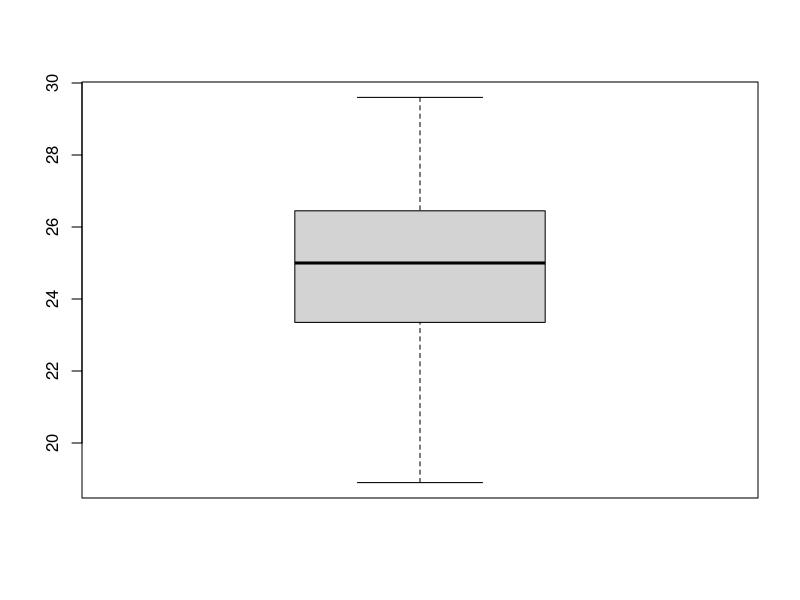
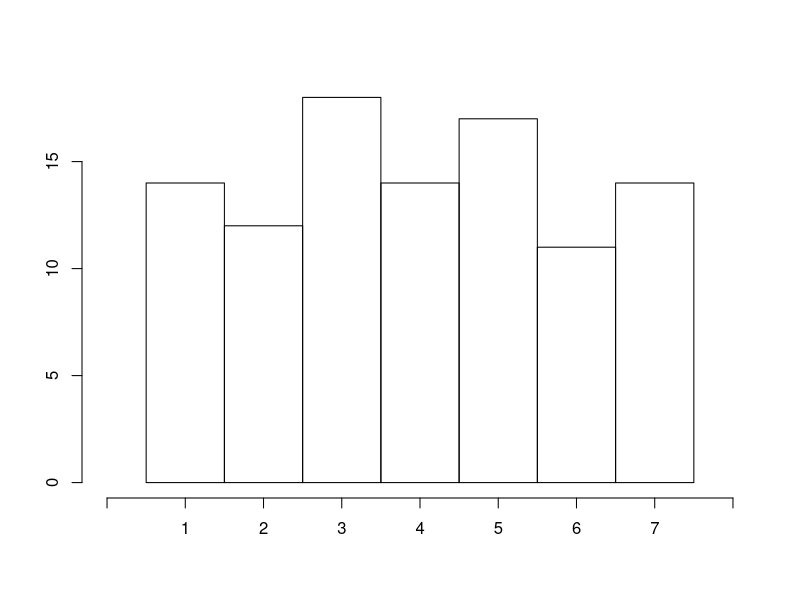
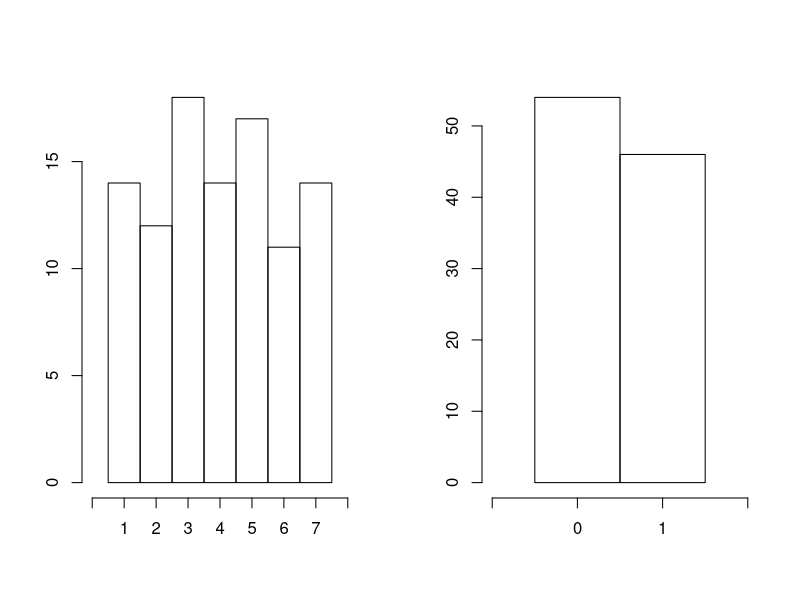
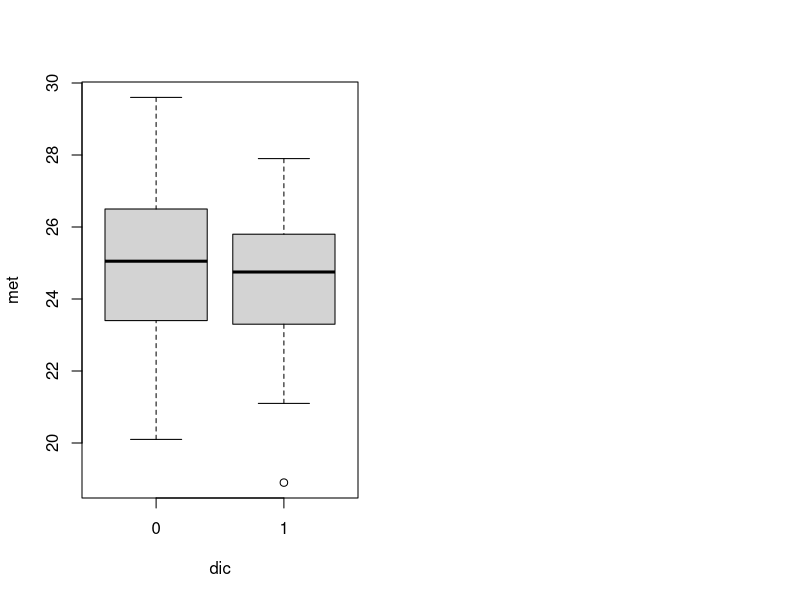
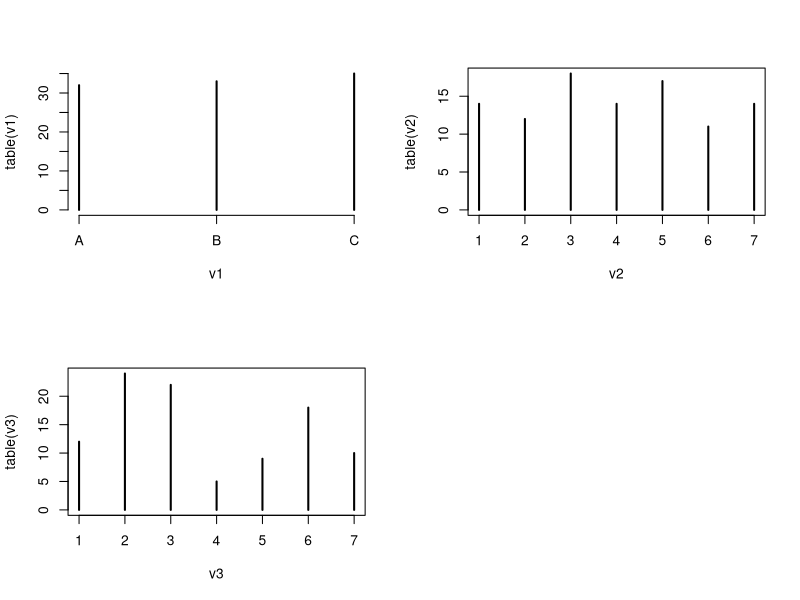

The R script that drew these images, in order: (Note: this script raises an error after producing the figures.)
#Hier die Funktionen zur Auswertung
test <- data.frame("alter"=round(rnorm(100, mean = 25,sd = 2),1),
                   "fach"=factor(sample(c("A", "B", "C"),100, rep=T)),
                   "IntMath" = factor(sample(1:7, 100, rep=T)),
                   "IntPro" = factor(sample(1:7, 100, rep=T)),
                   "MLK" = factor(sample(0:1, 100, rep=T))                   )

# (a) Eine Funktion, die verschiedene geeignete deskriptive Statistiken
# fuer metrische Variablen berechnet und ausgibt

metric <- function(v){
  print(summary(v))
  cat("Var:", var(v))
  boxplot(v)
}
#Test
metric(test$alter)



# b) Eine Funktion, die verschiedene geeignete deskriptive Statistiken
# fuer kategoriale Variablen berechnet und ausgibt

kateg <- function(v){
  #browser()
  #Haeufigkeiten
  cat("Haeufigkeiten","\n")
  print(table(v))
  
  #Modus
  cat("\nModus: ", names(which(table(v)==max(table(v)))), "\n")
  cat("--------------------------", "\n")
  
  #Grafik
  n <- length(levels(v))
  maH <- max(table(v))
  plot.new()
  plot.window(xlim=c(0,n+1), ylim=c(0,maH))
  axis(1, at=0:(n+1), labels = c("",levels(v),""))
  axis(2)
  rect(xleft=(1:n)-0.5, ybottom=0, xright=(1:n)+0.5, ytop=table(v))
  
}
#Test
kateg(test$IntMath)

# (c) Eine Funktion, die geeignete deskriptive bivariate Statistiken fuer
# den Zusammenhang zwischen zwei kategorialen Variablen
# berechnet ausgibt

bivKateg <- function(v1, v2){
  par(mfrow=c(1,2))
  
  #einzelne Auswertungen
  kateg(v1)
  kateg(v2)
  
  #gemeinsame Haeufigkeiten
  cat("Gemeinsame Haeufigkeiten:", "\n")
  table(test$IntMath, test$IntPro)
  
  #evtl noch Plot der gemeinsamen Haeufigkeiten
}

#Test
bivKateg(test$IntMath, test$MLK)


# (d) Eine Funktion, die geeignete deskriptive bivariate Statistiken fuer
# den Zusammengang zwischen einer metrischen und einer
# dichotomen Variablen berechnet und ausgibt

bivMetDicho <- function(met, dic){
  print(boxplot(met ~ dic, plot=FALSE))
  boxplot(met ~ dic)
}

#Test
bivMetDicho(met = test$alter, dic= test$MLK)


# (e) Eine Funktion, die eine mindestens ordinal skalierte Variable
# quantilbasiert kategorisiert (z.B. in niedrig, mittel, hoch)

quantKateg <- function(v){
  quantiles <- quantile(v, c(0.33,0.66))
  kat <- 0
  for(i in 1:length(v)){
    if(v[i]<=quantiles[1]){kat[i] <- "niedrig"}
    if(v[i]<=quantiles[2] && v[i]>quantiles[1]){kat[i] <- "mittel"}
    if(v[i]>quantiles[2]){kat[i] <- "hoch"}
  }
  return(kat)
}

#Test
quantKateg(test$alter)



# (f) Eine Funktion, die eine geeignete Visualisierung von drei oder vier
# kategorialen Variablen erstellt

visualize <- function(v1,v2,v3,v4=""){
  par(mfrow=c(2,2))
  plot(table(v1))
  plot(table(v2))
  plot(table(v3))
  if(v4!=""){plot(table(v4))}
}

visualize(test$fach, test$IntMath, test$IntPro, test$MLK)

# Freiwillig: weitere zur Deskription und Visualisierung geeignete
# Funktionen
